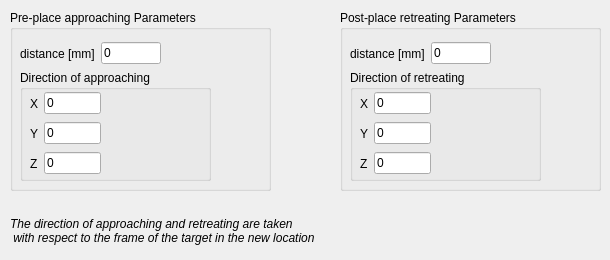
   <widget class="QWidget" name="tab_place">
    <attribute name="title">
     <string>Place settings</string>
    </attribute>
    <widget class="QGroupBox" name="groupBox_pre_place">
     <property name="geometry">
      <rect>
       <x>10</x>
       <y>10</y>
       <width>261</width>
       <height>181</height>
      </rect>
     </property>
     <property name="title">
      <string>Pre-place approaching Parameters</string>
     </property>
     <widget class="QWidget" name="layoutWidget_dist_4">
      <property name="geometry">
       <rect>
        <x>10</x>
        <y>30</y>
        <width>141</width>
        <height>27</height>
       </rect>
      </property>
      <layout class="QHBoxLayout" name="horizontalLayout_22">
       <item>
        <widget class="QLabel" name="label_39">
         <property name="text">
          <string>distance [mm]</string>
         </property>
        </widget>
       </item>
       <item>
        <widget class="QLineEdit" name="lineEdit_pre_place_dist">
         <property name="text">
          <string>0</string>
         </property>
        </widget>
       </item>
      </layout>
     </widget>
     <widget class="QGroupBox" name="groupBox_12">
      <property name="geometry">
       <rect>
        <x>10</x>
        <y>60</y>
        <width>191</width>
        <height>111</height>
       </rect>
      </property>
      <property name="title">
       <string>Direction of approaching</string>
      </property>
      <widget class="QWidget" name="layoutWidget_18">
       <property name="geometry">
        <rect>
         <x>10</x>
         <y>50</y>
         <width>71</width>
         <height>27</height>
        </rect>
       </property>
       <layout class="QHBoxLayout" name="horizontalLayout_38">
        <item>
         <widget class="QLabel" name="label_106">
          <property name="text">
           <string>Y</string>
          </property>
         </widget>
        </item>
        <item>
         <widget class="QLineEdit" name="lineEdit_pre_place_y">
          <property name="text">
           <string>0</string>
          </property>
         </widget>
        </item>
       </layout>
      </widget>
      <widget class="QWidget" name="layoutWidget_19">
       <property name="geometry">
        <rect>
         <x>10</x>
         <y>80</y>
         <width>71</width>
         <height>27</height>
        </rect>
       </property>
       <layout class="QHBoxLayout" name="horizontalLayout_39">
        <item>
         <widget class="QLabel" name="label_107">
          <property name="text">
           <string>Z</string>
          </property>
         </widget>
        </item>
        <item>
         <widget class="QLineEdit" name="lineEdit_pre_place_z">
          <property name="text">
           <string>0</string>
          </property>
         </widget>
        </item>
       </layout>
      </widget>
      <widget class="QWidget" name="layoutWidget_eng_tol_pos_6">
       <property name="geometry">
        <rect>
         <x>10</x>
         <y>20</y>
         <width>71</width>
         <height>27</height>
        </rect>
       </property>
       <layout class="QHBoxLayout" name="horizontalLayout_40">
        <item>
         <widget class="QLabel" name="label_108">
          <property name="text">
           <string>X</string>
          </property>
         </widget>
        </item>
        <item>
         <widget class="QLineEdit" name="lineEdit_pre_place_x">
          <property name="text">
           <string>0</string>
          </property>
         </widget>
        </item>
       </layout>
      </widget>
     </widget>
    </widget>
    <widget class="QGroupBox" name="groupBox_post_place">
     <property name="geometry">
      <rect>
       <x>340</x>
       <y>10</y>
       <width>261</width>
       <height>181</height>
      </rect>
     </property>
     <property name="title">
      <string>Post-place retreating Parameters</string>
     </property>
     <widget class="QWidget" name="layoutWidget_dist_3">
      <property name="geometry">
       <rect>
        <x>10</x>
        <y>30</y>
        <width>141</width>
        <height>27</height>
       </rect>
      </property>
      <layout class="QHBoxLayout" name="horizontalLayout_21">
       <item>
        <widget class="QLabel" name="label_38">
         <property name="text">
          <string>distance [mm]</string>
         </property>
        </widget>
       </item>
       <item>
        <widget class="QLineEdit" name="lineEdit_post_place_dist">
         <property name="text">
          <string>0</string>
         </property>
        </widget>
       </item>
      </layout>
     </widget>
     <widget class="QGroupBox" name="groupBox_11">
      <property name="geometry">
       <rect>
        <x>10</x>
        <y>60</y>
        <width>191</width>
        <height>111</height>
       </rect>
      </property>
      <property name="title">
       <string>Direction of retreating</string>
      </property>
      <widget class="QWidget" name="layoutWidget_16">
       <property name="geometry">
        <rect>
         <x>10</x>
         <y>50</y>
         <width>71</width>
         <height>27</height>
        </rect>
       </property>
       <layout class="QHBoxLayout" name="horizontalLayout_35">
        <item>
         <widget class="QLabel" name="label_103">
          <property name="text">
           <string>Y</string>
          </property>
         </widget>
        </item>
        <item>
         <widget class="QLineEdit" name="lineEdit_post_place_y">
          <property name="text">
           <string>0</string>
          </property>
         </widget>
        </item>
       </layout>
      </widget>
      <widget class="QWidget" name="layoutWidget_17">
       <property name="geometry">
        <rect>
         <x>10</x>
         <y>80</y>
         <width>71</width>
         <height>27</height>
        </rect>
       </property>
       <layout class="QHBoxLayout" name="horizontalLayout_36">
        <item>
         <widget class="QLabel" name="label_104">
          <property name="text">
           <string>Z</string>
          </property>
         </widget>
        </item>
        <item>
         <widget class="QLineEdit" name="lineEdit_post_place_z">
          <property name="text">
           <string>0</string>
          </property>
         </widget>
        </item>
       </layout>
      </widget>
      <widget class="QWidget" name="layoutWidget_eng_tol_pos_5">
       <property name="geometry">
        <rect>
         <x>10</x>
         <y>20</y>
         <width>71</width>
         <height>27</height>
        </rect>
       </property>
       <layout class="QHBoxLayout" name="horizontalLayout_37">
        <item>
         <widget class="QLabel" name="label_105">
          <property name="text">
           <string>X</string>
          </property>
         </widget>
        </item>
        <item>
         <widget class="QLineEdit" name="lineEdit_post_place_x">
          <property name="text">
           <string>0</string>
          </property>
         </widget>
        </item>
       </layout>
      </widget>
     </widget>
    </widget>
    <widget class="QLabel" name="label_pick_2">
     <property name="geometry">
      <rect>
       <x>10</x>
       <y>210</y>
       <width>361</width>
       <height>41</height>
      </rect>
     </property>
     <property name="font">
      <font>
       <italic>true</italic>
       <underline>false</underline>
      </font>
     </property>
     <property name="text">
      <string>The direction of approaching and retreating are taken 
 with respect to the frame of the target in the new location</string>
     </property>
    </widget>
   </widget>
